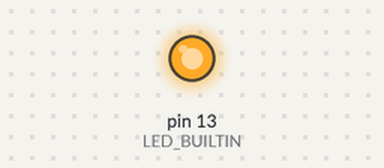
Bench run of a sketch on a simulated Arduino Uno, built with avr-gcc and run on an emulated ATmega328P. On the bench: output pins drawn as LEDs (lit = HIGH).

Above: at 0.2 s.
At 17.0 s:
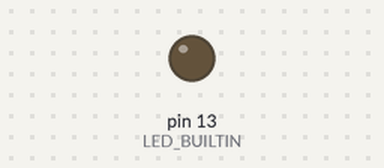
Timing chart, 0 to 24.1 s (numbered marks = the images above):
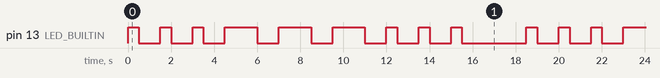

The sketch:

SOS.ino
```cpp
void setup() {
  pinMode(LED_BUILTIN,OUTPUT);
}

void loop() {
digitalWrite(LED_BUILTIN,HIGH);
delay(500);
digitalWrite(LED_BUILTIN,LOW);
delay(1000);
digitalWrite(LED_BUILTIN,HIGH);
delay(500);
digitalWrite(LED_BUILTIN,LOW);
delay(1000);
digitalWrite(LED_BUILTIN,HIGH);
delay(500);
digitalWrite(LED_BUILTIN,LOW);
delay(1000);

digitalWrite(LED_BUILTIN, HIGH);
delay(1500);
digitalWrite(LED_BUILTIN,LOW);
delay(1000);
digitalWrite(LED_BUILTIN, HIGH);
delay(1500);
digitalWrite(LED_BUILTIN,LOW);
delay(1000);
digitalWrite(LED_BUILTIN, HIGH);
delay(1500);
digitalWrite(LED_BUILTIN,LOW);
delay(1000);

digitalWrite(LED_BUILTIN,HIGH);
delay(500);
digitalWrite(LED_BUILTIN,LOW);
delay(1000);
digitalWrite(LED_BUILTIN,HIGH);
delay(500);
digitalWrite(LED_BUILTIN,LOW);
delay(1000);
digitalWrite(LED_BUILTIN,HIGH);
delay(500);
digitalWrite(LED_BUILTIN,LOW);
delay(3000);
}
```

Measured:
- by itself, pin 13 (LED_BUILTIN): repeats every 18.5 s: 2 × (LOW 1.0 s, HIGH 0.50 s), 3 × (LOW 1.0 s, HIGH 1.5 s), 3 × (LOW 1.0 s, HIGH 0.50 s), LOW 3.0 s, HIGH 0.50 s
- by itself, everything shown: repeats every 18.5 s, in 18 steps
